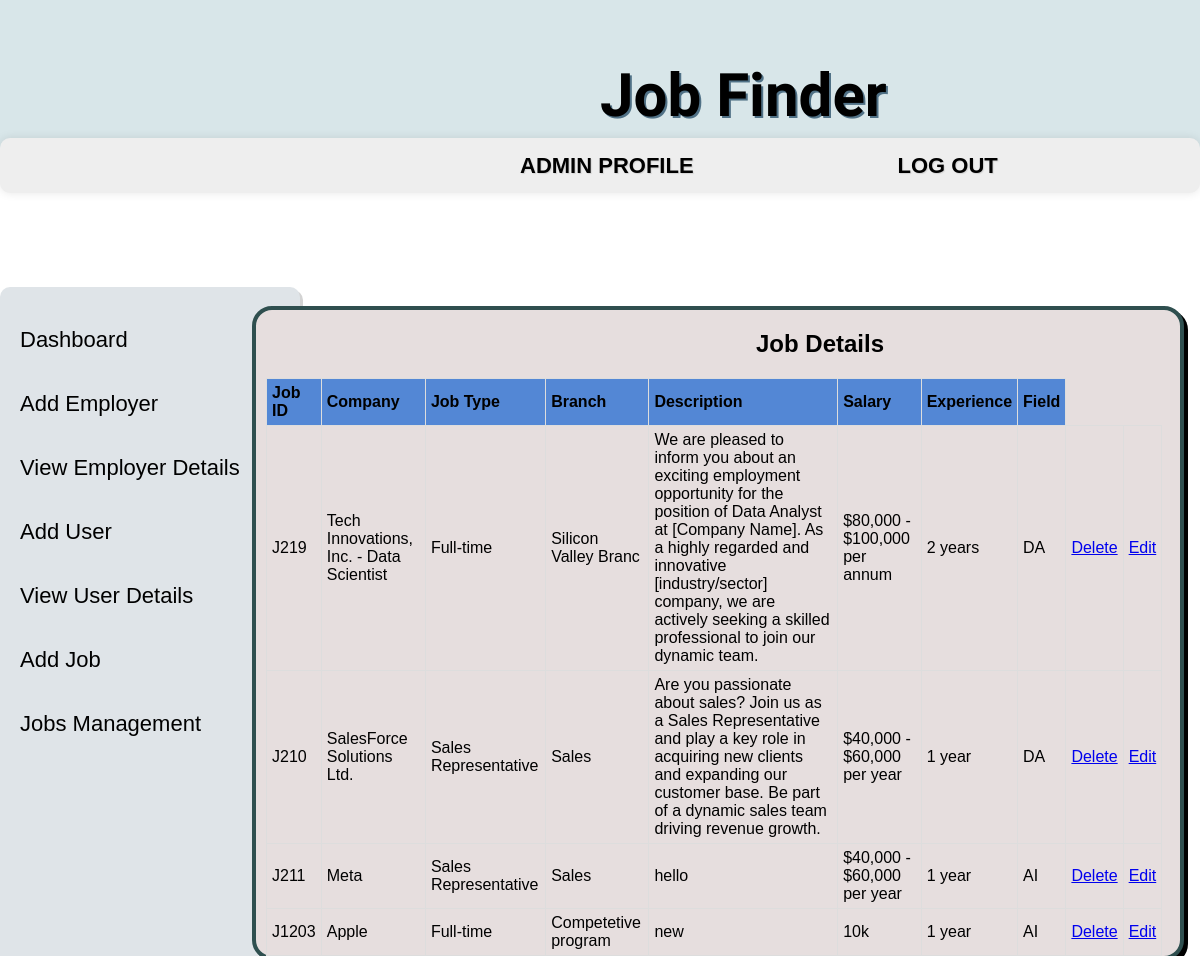
The page /adman.php on the database its author committed.
### tables this page shows
CREATE TABLE `jobs` (
  `company` varchar(50) NOT NULL,
  `job_type` varchar(50) NOT NULL,
  `branch` varchar(20) NOT NULL,
  `salary` varchar(30) NOT NULL,
  `description` varchar(300) NOT NULL,
  `jexp` varchar(30) NOT NULL,
  `jfield` varchar(100) NOT NULL,
  `jobid` varchar(30) NOT NULL
);

### adman.php (the view, shortened to what this page needs)
<!DOCTYPE html>
<html lang="en">
<head>
    <link rel="stylesheet" href="index.css">
</head>
<body>
    <div class="top">
        <p class="heading">Job Finder</p>
    </div>
    <div class="navbar">
                <a href="adminlogin.php" class="ah" style="margin-left:500px;">ADMIN PROFILE</a>
                <a href="logout.php" class="ah">LOG OUT</a>
        </div>
        <div class="side">
            <a href="adminlogin.php" class="b">Dashboard</a>
            <br>
            <a href="addemployee.php" class="b">Add Employer</a>
            <br>
            <a href="viewemployee.php" class="b">View Employer Details</a>
            <br>
            <a href="adduser.php" class="b">Add User</a>
            <br>
            <a href="viewuser.php" class="b">View User Details</a>
            <br>
            <a href="addjob.php" class="b">Add Job</a>
            <br>
            <a href="adman.php" class="b">Jobs Management</a>
            <br>
        </div>
    <div class="etab">
        <table class="tab">
            <h2 style="margin-left: 500px">Job Details</h2>
        <tr>
            <th>Job ID</th>
            <th>Company</th>
            <th>Job Type</th>
            <th>Branch</th>
            <th>Description</th>
            <th>Salary</th>
            <th>Experience</th>
            <th>Field</th>
        </tr>
        <?php
        $db_user = "root";
        $db_password = "";
        $db_name = "addemps";
        $conn = new mysqli("localhost", $db_user, $db_password, $db_name);
        $sql = "SELECT * FROM jobs";
        $result = $conn->query($sql);
        if ($result->num_rows > 0) {
            while($row = $result->fetch_assoc()) {
                echo "<tr>";
                echo "<td>" . $row['jobid'] . "</td>";
                echo "<td>" . $row['company'] . "</td>";
                echo "<td>" . $row['job_type'] . "</td>";
                echo "<td>" . $row['branch'] . "</td>";
                echo "<td>" . $row['description'] . "</td>";
                echo "<td>" . $row['salary'] . "</td>";
                echo "<td>" . $row['jexp'] . "</td>";
                echo "<td>" . $row['jfield'] . "</td>";
                echo "<td style='text-decoration:none;'><a href='ajdel.php?jobid=" . $row['jobid'] . "'>Delete</a></td>";
                echo "<td><a href='editjob.php?jobid=" . $row['jobid'] . "'>Edit</a></td>";
                echo "</tr>";
            }
        }
        ?>
    </table>
    </div>
</body>
</html>

### index.css (style rules this page uses)
.top { width: 100%; height: 150px; background-color: rgb(216, 230, 233); position: fixed; top: 0; left: 0; z-index: 1; display: flex; box-shadow: 0 0 10px rgba(0, 0, 0, 0.1); }
.heading { padding-left: 600px; font-size: 60px; font-family: "Comfortaa", sans-serif; font-weight: 700; text-shadow: 2px 2px rgb(80, 113, 134); }
.navbar { height: 40px; width: 100%; position: fixed; padding-top: 15px; left: 0; background-color: rgb(238, 238, 238); margin-top: 130px; border-radius: 10px; z-index: 1; border: none; box-shadow: 0 0 10px rgba(0, 0, 0, 0.1); }
.ah { text-decoration: none; font-family: "Trebuchet MS", "Lucida Sans Unicode", "Lucida Grande", "Lucida Sans", Arial, sans-serif; margin-left: 160px; color: black; text-shadow: 1px 1px 1px lightgrey; font-weight: 700; font-size: 22px; padding: 10px; padding-left: 20px; padding-right: 20px; }
.side { height: 100%; width: 300px; position: fixed; top: 30%; left: 0; background-color: #dfe4e8; overflow-x: hidden; padding-top: 30px; box-shadow: 3px 3px lightgrey; border-radius: 10px; }
.b { text-decoration: none; font-family: "Trebuchet MS", "Lucida Sans Unicode", "Lucida Grande", "Lucida Sans", Arial, sans-serif; }
.side .b { padding: 10px 20px; text-decoration: none; font-size: 22px; color: black; display: block; }
.etab { position: absolute; top: 32%; left: 21%; background-color: rgb(230, 222, 222); border: 4px solid darkslategrey; width: 77%; border-radius: 20px; box-shadow: 4px 4px black; font-family: Verdana, Geneva, Tahoma, sans-serif; }
.tab { border-collapse: collapse; width: 100%; max-width: 97%; margin-top: 10px; margin-left: 10px; margin-right: 20px; padding: 20px; }
.etab .tab th, td { border: 1px solid #dddddd; text-align: left; padding: 5px; }
.tab th { background-color: rgb(83, 135, 213); }

### rows shown on the page
jobs: jobid "J219", company "Tech Innovations, Inc. - Data Scientist", job_type "Full-time", branch "Silicon Valley Branc", description "We are pleased to inform you about an exciting employment opportunity for the position of Data Analyst at [Company Name]. As a highly regarded and innovative [industry/sector] company, we are actively seeking a skilled professional to join our dynamic team.", salary "$80,000 - $100,000 per annum", jexp "2 years", jfield "DA"
jobs: jobid "J210", company "SalesForce Solutions Ltd.", job_type "Sales Representative", branch "Sales", description "Are you passionate about sales? Join us as a Sales Representative and play a key role in acquiring new clients and expanding our customer base. Be part of a dynamic sales team driving revenue growth.", salary "$40,000 - $60,000 per year", jexp "1 year", jfield "DA"
jobs: jobid "J211", company "Meta", job_type "Sales Representative", branch "Sales", description "hello", salary "$40,000 - $60,000 per year", jexp "1 year", jfield "AI"
jobs: jobid "J1203", company "Apple", job_type "Full-time", branch "Competetive program", description "new", salary "10k", jexp "1 year", jfield "AI"
